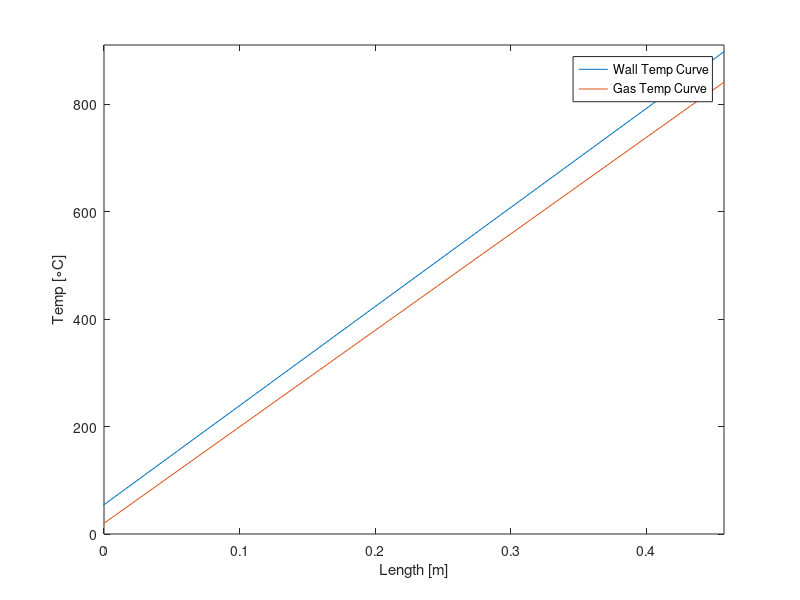

Source code (MATLAB): (Note: this script raises an error after producing the figure.)
%% PREHEATER CONSTANT WALL HEAT FLUX CALC
% PURPOSE:
%   - plot the wall and bulk gas temperature curves for a constant heat
%   flux tube


% -- tube properties --
OD = 1 * 0.0254;            % [m]
wall = 0.035 * 0.0254;      % [m]
ID = OD - 2*wall;           % [m]
T_w = 500;               % [degC]
perim = pi * ID;            % [m]
Area = pi * (ID/2)^2;       % [m^2]
L = 1.5 * 0.3048;            % [m]

radius = ID/2;
a = L/2;

Ti_air = 20;
T_f = (T_w + Ti_air)/2 + 273.15;

properties = load('air_1atm');
density_air     = interp1(properties.T, properties.dens,    T_f);
cp_air          = interp1(properties.T, properties.cp,      T_f);
k_air           = interp1(properties.T, properties.k,       T_f);
mu_air          = interp1(properties.T, properties.mu,      T_f);
Pr_air          = interp1(properties.T, properties.Pr,      T_f);

Vdot_air = 4 / 1000 / 60;
mdot_air = density_air * Vdot_air;
Nu_air = 3.66;
v_air = Vdot_air / Area;

% -- stainless steel properties --
k_st = 16.2;
% k_st = 0.1;


ReD = density_air*v_air*ID/mu_air;
Gz_at_a = ReD*Pr_air*ID/a;

if Gz_at_a < 667
    NuD = 4.364+0.263*Gz_at_a^0.506*exp(-41/Gz_at_a);
elseif Gz_at_a > 2e4
    NuD = 1.302*Gz_at_a^(1/3)-1;
else
    NuD = 1.302*Gz_at_a^(1/3)-0.5;
end

heat_flux = (T_w - Ti_air)/(radius/NuD/k_air+perim*a/mdot_air/cp_air);

q = heat_flux*pi*ID*L;

gas_curve = @(x) Ti_air + heat_flux.*perim.*x./mdot_air./cp_air;

NuD = @(Gz) (4.364+0.263.*Gz.^0.506.*exp(-41./Gz)).*(Gz<667) ...
    + (1.302.*Gz.^(1/3)-1).*(Gz>2e4) ...
    + (1.302.*Gz.^(1/3)-0.5).*(Gz<2e4).*(Gz>667);
% need to find NuD as f(x)
wall_curve = @(x) gas_curve(x) + heat_flux.*radius./NuD(ReD.*Pr_air.*ID./x)./k_air;
% figure
fplot(wall_curve)
hold on
fplot(gas_curve)
xlim([0 L])
ylim([0 wall_curve(L)])
xlabel('Length [m]')
ylabel('Temp [\circC]')
legend('Wall Temp Curve','Gas Temp Curve','location','SE')
grid on

